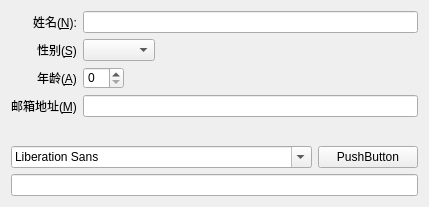
<?xml version="1.0" encoding="UTF-8"?>
<ui version="4.0">
 <class>MyWidget</class>
 <widget class="QWidget" name="MyWidget">
  <property name="geometry">
   <rect>
    <x>0</x>
    <y>0</y>
    <width>429</width>
    <height>207</height>
   </rect>
  </property>
  <property name="minimumSize">
   <size>
    <width>200</width>
    <height>150</height>
   </size>
  </property>
  <property name="maximumSize">
   <size>
    <width>500</width>
    <height>350</height>
   </size>
  </property>
  <property name="windowTitle">
   <string>MyWidget</string>
  </property>
  <layout class="QVBoxLayout" name="verticalLayout">
   <property name="sizeConstraint">
    <enum>QLayout::SetDefaultConstraint</enum>
   </property>
   <item>
    <layout class="QFormLayout" name="formLayout">
     <property name="fieldGrowthPolicy">
      <enum>QFormLayout::ExpandingFieldsGrow</enum>
     </property>
     <property name="labelAlignment">
      <set>Qt::AlignRight|Qt::AlignTrailing|Qt::AlignVCenter</set>
     </property>
     <item row="0" column="0">
      <widget class="QLabel" name="nLabel">
       <property name="text">
        <string>姓名(&amp;N):</string>
       </property>
       <property name="buddy">
        <cstring>nLineEdit</cstring>
       </property>
      </widget>
     </item>
     <item row="0" column="1">
      <widget class="QLineEdit" name="nLineEdit"/>
     </item>
     <item row="1" column="0">
      <widget class="QLabel" name="sLabel">
       <property name="text">
        <string>性别(&amp;S)</string>
       </property>
       <property name="buddy">
        <cstring>sComboBox</cstring>
       </property>
      </widget>
     </item>
     <item row="1" column="1">
      <widget class="QComboBox" name="sComboBox"/>
     </item>
     <item row="2" column="0">
      <widget class="QLabel" name="aLabel">
       <property name="text">
        <string>年龄(&amp;A)</string>
       </property>
       <property name="buddy">
        <cstring>aSpinBox</cstring>
       </property>
      </widget>
     </item>
     <item row="2" column="1">
      <widget class="QSpinBox" name="aSpinBox"/>
     </item>
     <item row="3" column="0">
      <widget class="QLabel" name="mLabel">
       <property name="text">
        <string>邮箱地址(&amp;M)</string>
       </property>
       <property name="buddy">
        <cstring>mLineEdit</cstring>
       </property>
      </widget>
     </item>
     <item row="3" column="1">
      <widget class="QLineEdit" name="mLineEdit"/>
     </item>
    </layout>
   </item>
   <item>
    <spacer name="verticalSpacer">
     <property name="orientation">
      <enum>Qt::Vertical</enum>
     </property>
     <property name="sizeType">
      <enum>QSizePolicy::Fixed</enum>
     </property>
     <property name="sizeHint" stdset="0">
      <size>
       <width>20</width>
       <height>23</height>
      </size>
     </property>
    </spacer>
   </item>
   <item>
    <layout class="QHBoxLayout" name="horizontalLayout" stretch="3,1">
     <item>
      <widget class="QFontComboBox" name="fontComboBox"/>
     </item>
     <item>
      <widget class="QPushButton" name="pushButton">
       <property name="text">
        <string>PushButton</string>
       </property>
      </widget>
     </item>
    </layout>
   </item>
   <item>
    <widget class="QLineEdit" name="lineEdit"/>
   </item>
  </layout>
 </widget>
 <layoutdefault spacing="6" margin="11"/>
 <resources/>
 <connections/>
</ui>
